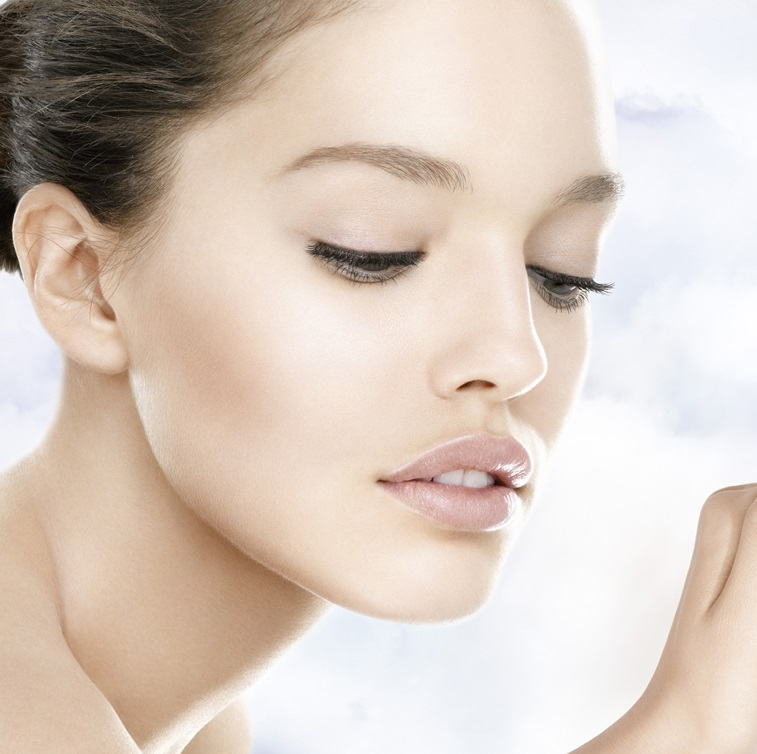
#> input picture headPose.jpg, 757 x 754 px, given in place of the camera
$ python video_capture.py
#> lines starting #> are read from the running program, lines starting #| are printed output that depends on the picture; after the words box and inside, x2 and y2 are one past the last pixel; in counts of white or black regions, pixels touching at a corner belong together
#> further down, frame is the input picture: shape (754, 757, 3); mean B, G, R 189.4, 200.6, 215.3
import cv2

def track_object(frame):
    gray = cv2.cvtColor(frame, cv2.COLOR_BGR2GRAY)
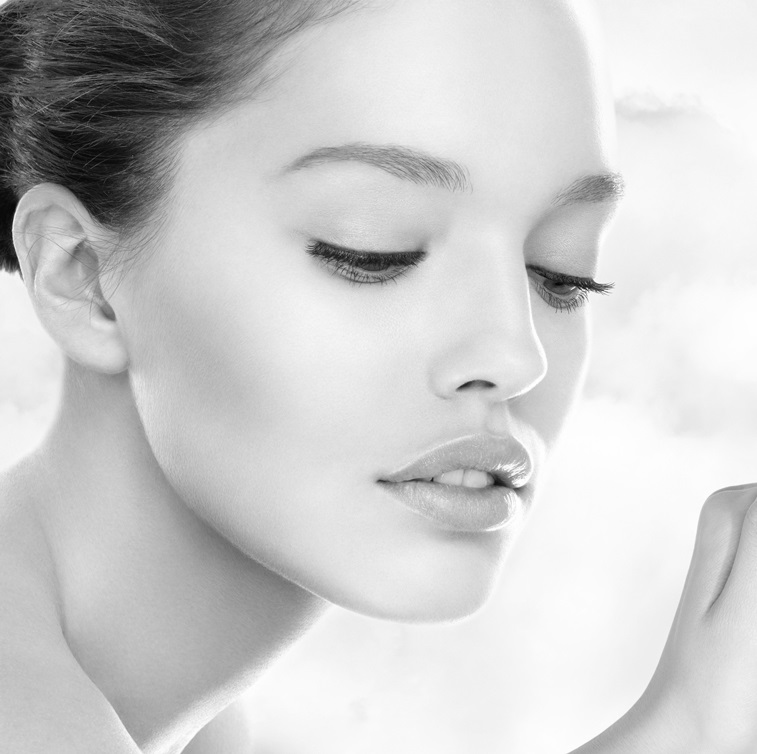
#> gray: shape (754, 757); min 4, max 255, mean 203.7
    blurred = cv2.GaussianBlur(gray, (11, 11), 0)
    thresh = cv2.threshold(blurred, 230, 255, cv2.THRESH_BINARY)[1]
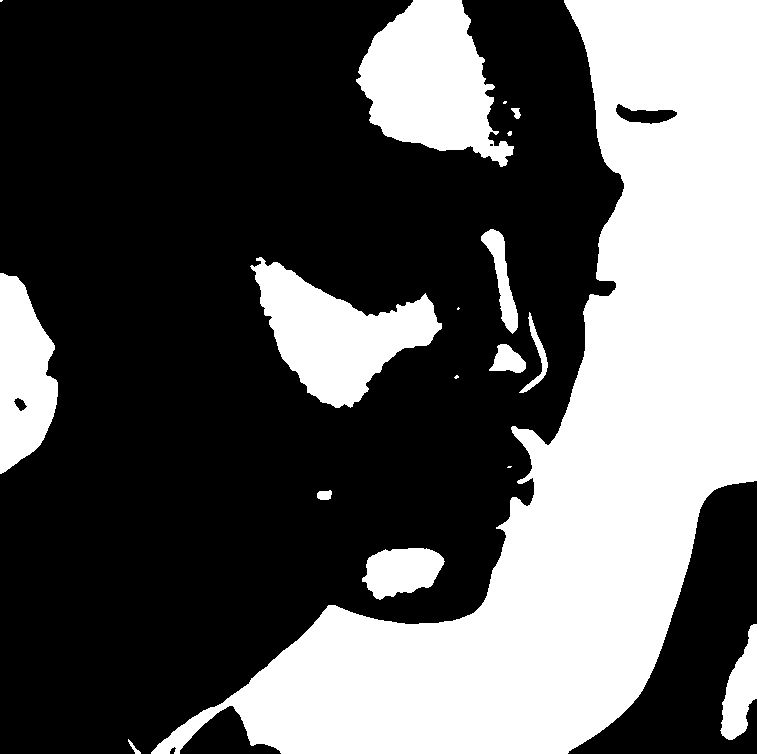
#> thresh: shape (754, 757); 36.2% white; 18 white regions (6 under 20 px)
    # th, threshed = cv2.threshold(gray, 250, 255,
    #                              cv2.THRESH_BINARY | cv2.THRESH_OTSU)

    # findcontours
    cnts = cv2.findContours(thresh, cv2.RETR_LIST,
                            cv2.CHAIN_APPROX_SIMPLE)[0]
#> cnts = 21 contours, 7 with area under 20; largest, box (x1, y1, x2, y2) and area: (151, 0, 757, 754) 159716, (356, 0, 514, 167) 15606, (250, 257, 442, 408) 13363, (0, 273, 58, 474) 8050, (362, 548, 445, 600) 2940

    # filter by area
    xcnts = []
    coordinates = []
    for cnt in cnts:
        xcnts.append(cnt)

        # calculate moments for each contour
        M = cv2.moments(cnt)

        # calculate x,y coordinate of center
        cX = int(M["m10"] / M["m00"])
        cY = int(M["m01"] / M["m00"])

        coordinates.append((cX, cY))
#> this loop made 21 passes
#> (cX, cY) on passes 1, 2, 3, 4, 6, 7, 8, 9, 10, 11, 12, 13: (133, 747), (740, 689), (401, 570), (324, 494), (19, 403), (456, 376), (507, 359), (536, 356), (457, 308), (22, 375), (336, 334), (501, 277)
#> (cnt, cX, cY) on passes 5, 21: ([[508, 466], [507, 467], [510, 467], [511, 466]], 509, 466), ([[0, 0], [0, 1], [1, 1], [2, 0]], 0, 0)
#> after the loop, coordinates = [(133, 747), (740, 689), (401, 570), (324, 494), (509, 466), (19, 403), (456, 376), (507, 359), (536, 356), (457, 308), (22, 375), (336, 334), (501, 277), (491, 144), (509, 133), (516, 112), (644, 114), (504, 102), (584, 439), (430, 80), (0, 0)]; xcnts has the same summary as cnts
        # printing output
    print("\nDots number: {}".format(len(xcnts)))
#| Dots number: 21
    print(f"coordinates: {coordinates}")
#> (printed output is left out)
    return coordinates

# capture frames from a camera with device index=0
cap = cv2.VideoCapture(0)
if not cap.isOpened():
    print("Can`t open the video file!\n");
    exit()
# loop runs if capturing has been initialized
while True:

    # reads frame from a camera
    ret, frame = cap.read()
    track_object(frame)
    # Display the frame
    cv2.imshow('Camera', frame)

    # Wait for 25ms
    if cv2.waitKey(1) & 0xFF == ord('q'):
#> (key q is pressed here)
        break

# release the camera from video capture
cap.release()

# De-allocate any associated memory usage
cv2.destroyAllWindows()
